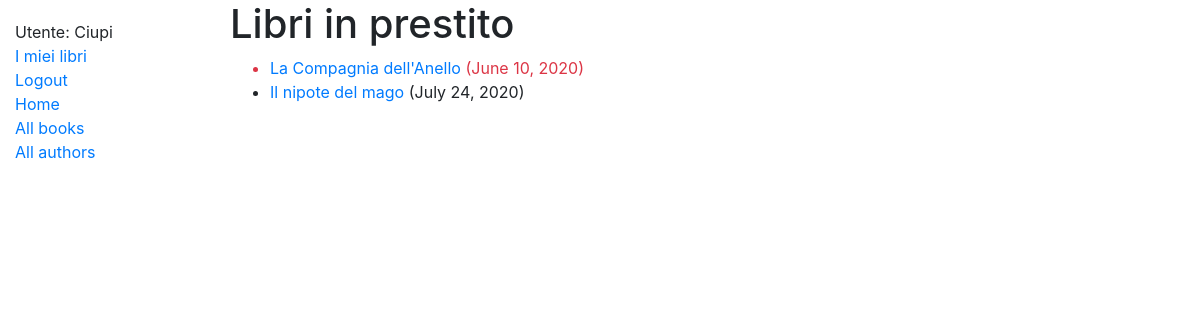
Page /catalog/mybooks/ (signed in) on the earlier database version.
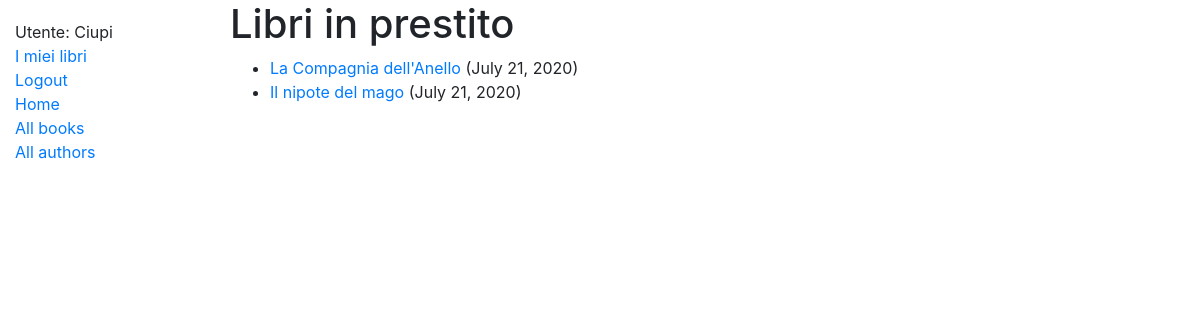
Same page on the later database version.
### catalog/models.py (models this page shows, shortened)
class Istanza(models.Model):
    id = models.UUIDField(primary_key=True, default=uuid.uuid4,
                          help_text="ID univoco di uno specifico libro nella biblioteca.")
    libro = models.ForeignKey(Libro, on_delete=models.SET_NULL, null=True)
    imprint = models.CharField(
        max_length=200, help_text="Non so cosa sia in effetti...")
    riconsegna = models.DateField(null=True, blank=True)
    borrower = models.ForeignKey(
        User, on_delete=models.SET_NULL, null=True, blank=True)
    LOAN_STATUS = (
        ('m', 'Manutenzione'),
        ('p', 'Prestato'),
        ('d', 'Disponibile'),
        ('r', 'Riservato'),
    )
    stato = models.CharField(
        max_length=1,
        choices=LOAN_STATUS,
        blank=True,
        default='m',
        help_text="Disponibilità del libro",
    )
    class Meta:
        ordering = ['riconsegna']
        permissions = (('can_mark_returned', 'Set book as returned'),
                        ('can_renew','Change dueback date')
        )
    @property
    def is_overdue(self):
        if self.riconsegna and date.today() > self.riconsegna:
            return True
        return False

class Libro(models.Model):
    titolo = models.CharField(max_length=200)
    sommario = models.TextField(
        max_length=1000, help_text='Inserisci una breve descrizione del libro.')
    isbn = models.CharField(
        "ISBN", max_length=13, help_text='13 caratteri <a href="https://www.isbn-international.org/content/what-isbn"> ISBN </a>')
    genere = models.ManyToManyField(
        Genere, help_text="Scegli il genere per questo libro.")
    autore = models.ForeignKey('Autore', on_delete=models.SET_NULL, null=True)
    lingua = models.ForeignKey(
        'Lingua', help_text="Lingua", on_delete=models.SET_NULL, null=True)
    class Meta:
        ordering = ['titolo']
    def mostra_genere(self):
        """Stringa per rappresentare i primi 3 generi, utile alla display_list dell'Admin"""
        gens = []
        for gen in self.genere.all()[:3]:
            gens.append(gen.nome)
        return ', '.join(gens)
    mostra_genere.short_description = 'Elenco generi'

### catalog/views.py (the view)
# urls.py: path('mybooks/', views.LoanedBookByUserListView.as_view(), name='my-borrowed'),
class LoanedBookByUserListView(LoginRequiredMixin, generic.ListView):
    model = Istanza
    template_name = 'catalog/bookinstance_list_borrowed_user.html'
    paginate_by = 10
    def get_queryset(self):
        return Istanza.objects.filter(borrower=self.request.user).filter(stato__exact='p').order_by('riconsegna')

### catalog/templates/catalog/bookinstance_list_borrowed_user.html
{% extends 'generic.html' %}
{% block content %}
    <h1>Libri in prestito</h1>
    {% if istanza_list %}
    <ul>
        {% for i in istanza_list %}
            <li class="{% if i.is_overdue %}text-danger{% endif %}">
                <a href="{% url 'book-detail' i.libro.pk %}">{{i.libro.titolo}}</a> ({{i.riconsegna}})
            </li>
        {% endfor %}
    </ul>
    {% else %}
        <p>Non hai alcun libro in prestito.</p>
    {% endif %}
{% endblock content %}

### catalog/templates/generic.html (shortened to what this page needs)
<!DOCTYPE html>
<html lang="en">
<head>
  <link rel="stylesheet" href="https://stackpath.bootstrapcdn.com/bootstrap/4.1.3/css/bootstrap.min.css">
  {% load static %}
  <link rel="stylesheet" href="{% static 'css/styles.css' %}">
</head>
<body>
  <div class="container-fluid">
    <div class="row">
      <div class="col-sm-2">
      {% block sidebar %}
        <ul class="sidebar-nav">
          {% if user.is_authenticated %}
            <li>Utente: {{ user.get_username }}</li>
            <li><a href="{% url 'my-borrowed' %}">I miei libri</a></li>
            <li><a href="{% url 'logout' %}?next={{ request.path }}">Logout</a></li>
          {% else %}
            <li><a href="{% url 'login' %}?next={{ request.path }}">Login</a></li>
          {% endif %}
          <li><a href="{% url 'index' %}">Home</a></li>
          <li><a href="{% url 'books' %}">All books</a></li>
          <li><a href="{% url 'authors' %}">All authors</a></li>
        </ul>
     {% endblock %}
      </div>
      <div class="col-sm-10 ">
      <main role="main" class="container">{% block content %}{% endblock %}</main>
    </div>
    </div>
  </div>
</body>
</html>

### catalog/static/css/styles.css (style rules this page uses)
.sidebar-nav { margin-top: 20px; padding: 0; list-style: none; }

Differences in the rows shown:
changed Istanza "La Compagnia dell'Anello": riconsegna "June 10, 2020" → "July 21, 2020"
changed Istanza "Il nipote del mago": riconsegna "July 24, 2020" → "July 21, 2020"
